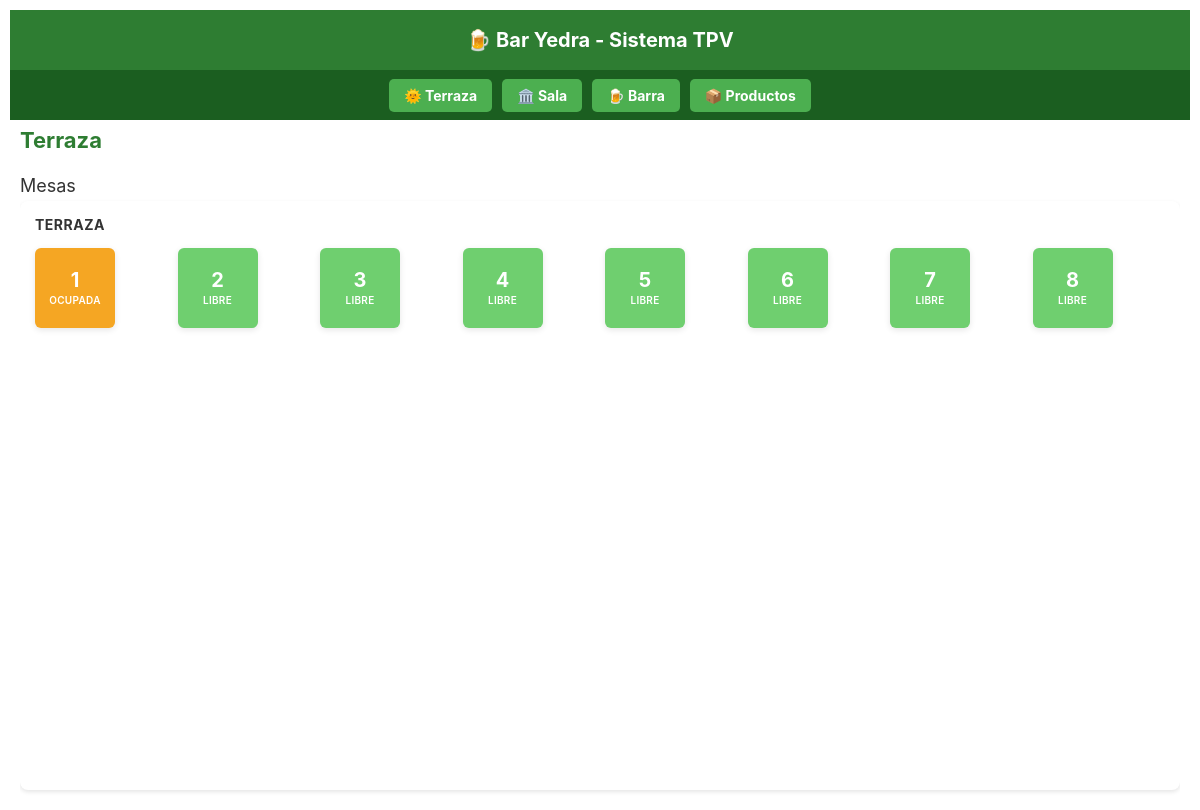
Page /terraza on the earlier database version.
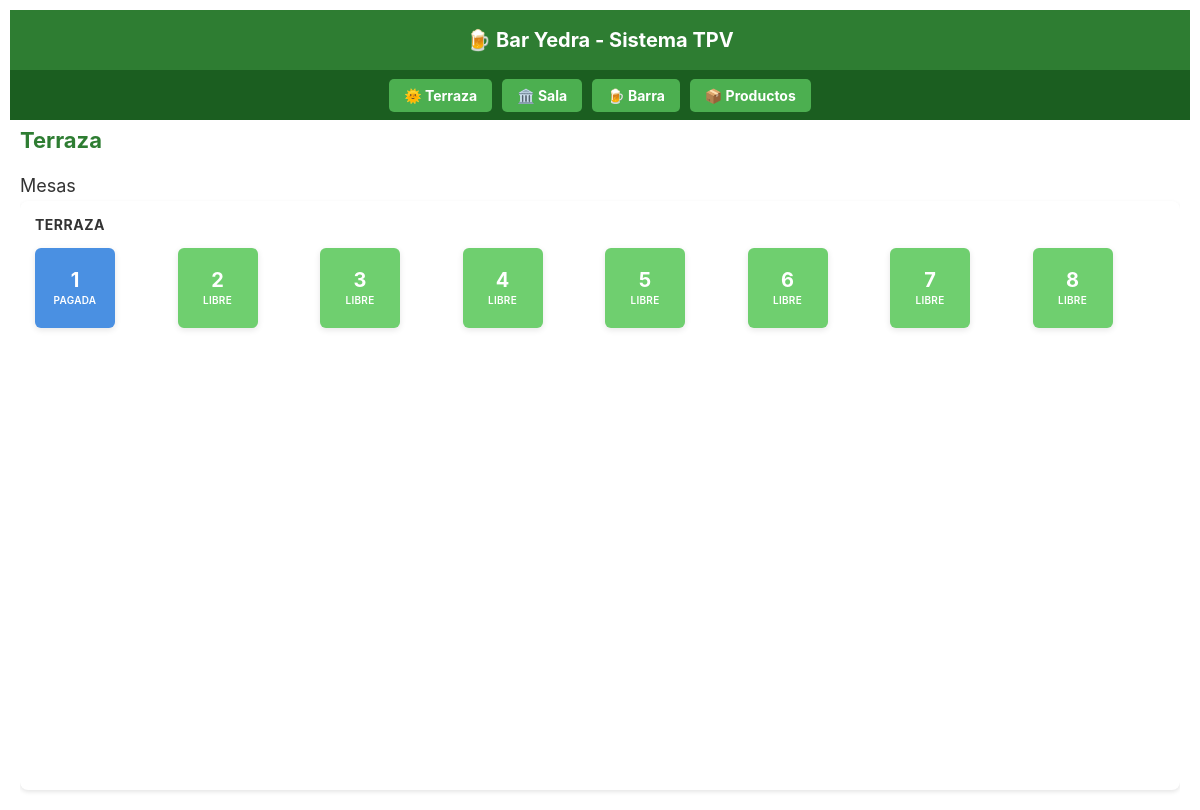
Same page on the later database version.
### models.py (models this page shows, shortened)
class Mesa(db.Model):
    __tablename__ = 'mesa'
    id = db.Column(db.Integer, primary_key=True)
    numero = db.Column(db.Integer, nullable=False)
    zona = db.Column(db.String(50), nullable=False)  # Terraza, Sala, Barra
    estado = db.Column(db.String(20), default='libre')  # libre, ocupada, pagada
    pedidos = db.relationship('Pedido', backref='mesa', lazy=True)

### app.py (the view)
@app.route('/terraza')
def terraza():
    mesas = Mesa.query.filter_by(zona='Terraza').order_by(Mesa.numero).all()
    return render_template('terraza.html', mesas=mesas)

### templates/terraza.html (shortened to what this page needs)
{% extends "base_tpv.html" %}
{% block content %}
<div class="page-wrapper">
    <div class="products-header">
        <h2>Terraza</h2>
    </div>
    <h3>Mesas</h3>
    <div class="section">
        <div class="section-title">TERRAZA</div>
        <div class="mesas-grid">
            {% for mesa in mesas %}
                <div class="mesa-card {{ mesa.estado }}" onclick="window.location.href='/mesa/{{ mesa.id }}'">
                    <div class="mesa-numero">{{ mesa.numero }}</div>
                    <div class="mesa-estado">
                        {% if mesa.estado == 'libre' %}
                            LIBRE
                        {% elif mesa.estado == 'ocupada' %}
                            OCUPADA
                        {% else %}
                            PAGADA
                        {% endif %}
                    </div>
                </div>
            {% endfor %}
        </div>
    </div>
</div>
{% endblock %}

### templates/base_tpv.html (shortened to what this page needs)
<!DOCTYPE html>
<html lang="es">
<head>
</head>
<body>
    <div class="header">
        <h1>🍺 Bar Yedra - Sistema TPV</h1>
    </div>
    <div class="nav">
        <a href="/terraza">🌞 Terraza</a>
        <a href="/sala">🏛️ Sala</a>
        <a href="/barra">🍺 Barra</a>
        <a href="/products">📦 Productos</a>
    </div>
    <div class="container">
        {% block content %}{% endblock %}
    </div>
</body>
</html>

### templates/base_tpv.html (style rules this page uses)
* { margin: 0; padding: 0; box-sizing: border-box; }
body { font-family: Arial, sans-serif; background: #f5f5f5; color: #333; height: 100vh; max-height: 1024px; overflow: hidden; }
.header { background: #2e7d32; color: white; padding: 10px; text-align: center; height: 60px; display: flex; align-items: center; justify-content: center; }
.header h1 { margin: 0; font-size: 20px; }
.nav { background: #1b5e20; padding: 8px; text-align: center; height: 50px; display: flex; align-items: center; justify-content: center; }
.nav a { color: white; text-decoration: none; padding: 8px 15px; margin: 0 5px; background: #4caf50; border-radius: 5px; font-weight: bold; font-size: 14px; }
.container { max-width: 1200px; margin: 0 auto; padding: 0 10px; height: calc(100vh - 110px); max-height: 914px; overflow-y: auto; }

### templates/terraza.html (style rules this page uses)
body { background-color: #ffffff; margin: 0; padding: 10px; font-family: -apple-system, BlinkMacSystemFont, 'Segoe UI', Roboto, sans-serif; height: 100vh; max-height: 1024px; overflow: hidden; }
.page-wrapper { height: calc(100vh - 120px); max-height: 904px; overflow: hidden; display: flex; flex-direction: column; }
.section { background: white; border-radius: 8px; padding: 15px; margin-bottom: 10px; box-shadow: 0 2px 4px rgba(0,0,0,0.1); flex: 1; overflow: hidden; }
.section-title { color: #333; font-size: 14px; font-weight: bold; margin-bottom: 15px; text-transform: uppercase; letter-spacing: 0.5px; }
.mesas-grid { display: grid; grid-template-columns: repeat(8, 1fr); gap: 10px; height: calc(100% - 35px); align-content: start; }
.mesa-card { background: #6FCF6F; border: none; border-radius: 6px; padding: 10px; text-align: center; cursor: pointer; transition: all 0.3s ease; aspect-ratio: 1; display: flex; flex-direction: column; justify-content: center; align-items: center; height: 80px; box-shadow: 0 2px 6px rgba(0,0,0,0.1); }
.mesa-card.pagada { background: #4A90E2; }
.mesa-numero { color: white; font-size: 20px; font-weight: bold; margin-bottom: 4px; line-height: 1; }
.mesa-estado { color: white; font-size: 10px; font-weight: 600; text-transform: uppercase; letter-spacing: 0.3px; }
.products-header { display: flex; justify-content: space-between; align-items: center; margin-bottom: 10px; height: 40px; }
.products-header h2 { color: #2e7d32; font-size: 22px; margin: 0; font-weight: bold; }
h3 { color: #333; font-size: 18px; margin: 5px 0; font-weight: normal; }

Differences in the rows shown:
changed Mesa (number 1 of 8 on the later page): estado "OCUPADA" → "PAGADA"
